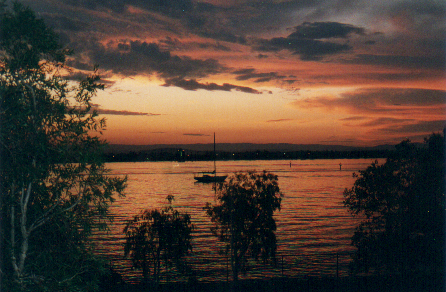
#> input picture 1226/color_sunset.png, 446 x 292 px
$ python 3.py
#> lines starting #> are read from the running program, lines starting #| are printed output that depends on the picture
from skimage import io ,exposure
import numpy as np
s = io.imread('color_sunset.png').astype('float64')
s2 = np.zeros_like(s)
for i in range(3):
    s2[:,:,i] = exposure.equalize_hist(s[:,:,i])
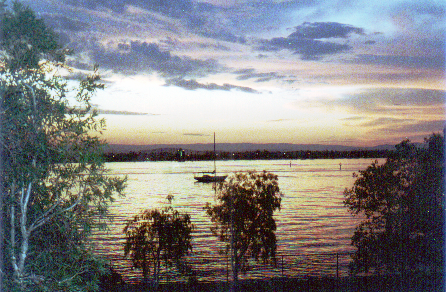
#> s2: shape (292, 446, 3) float64; mean R, G, B 0.508, 0.504, 0.506

io.imshow(s2)

$ run again, with 1226/twins.jpg saved as 1226/color_sunset.png
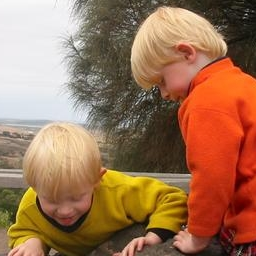
#> input picture 1226/twins.jpg, 256 x 256 px
#> after the loop `for i in range(3):`:
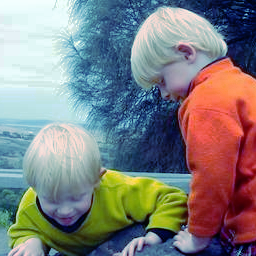
#> s2: shape (256, 256, 3) float64; mean R, G, B 0.504, 0.503, 0.503
